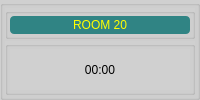
    <widget class="QGroupBox" name="groupBox_40">
     <property name="styleSheet">
      <string notr="true">background-color: rgb(208, 208, 208);</string>
     </property>
     <property name="title">
      <string/>
     </property>
     <layout class="QVBoxLayout" name="verticalLayout_35">
      <property name="spacing">
       <number>2</number>
      </property>
      <property name="margin">
       <number>2</number>
      </property>
      <item>
       <widget class="QGroupBox" name="groupBox_41">
        <property name="sizePolicy">
         <sizepolicy hsizetype="Preferred" vsizetype="Preferred">
          <horstretch>0</horstretch>
          <verstretch>1</verstretch>
         </sizepolicy>
        </property>
        <property name="title">
         <string/>
        </property>
        <layout class="QVBoxLayout" name="verticalLayout_92">
         <property name="spacing">
          <number>2</number>
         </property>
         <property name="margin">
          <number>2</number>
         </property>
         <item>
          <widget class="QLabel" name="label_21">
           <property name="styleSheet">
            <string notr="true">background-color: rgb(48, 132, 132);
color: rgb(255, 255, 0);
border-radius: 4px;
font: 12pt &quot;Alef&quot;;</string>
           </property>
           <property name="text">
            <string>ROOM 20</string>
           </property>
           <property name="alignment">
            <set>Qt::AlignCenter</set>
           </property>
          </widget>
         </item>
        </layout>
       </widget>
      </item>
      <item>
       <widget class="QGroupBox" name="box20">
        <property name="sizePolicy">
         <sizepolicy hsizetype="Preferred" vsizetype="Preferred">
          <horstretch>0</horstretch>
          <verstretch>3</verstretch>
         </sizepolicy>
        </property>
        <property name="font">
         <font>
          <pointsize>15</pointsize>
         </font>
        </property>
        <property name="title">
         <string/>
        </property>
        <property name="alignment">
         <set>Qt::AlignCenter</set>
        </property>
        <layout class="QVBoxLayout" name="verticalLayout_40">
         <property name="spacing">
          <number>2</number>
         </property>
         <property name="margin">
          <number>2</number>
         </property>
         <item>
          <widget class="QLabel" name="label20">
           <property name="sizePolicy">
            <sizepolicy hsizetype="Preferred" vsizetype="Preferred">
             <horstretch>0</horstretch>
             <verstretch>4</verstretch>
            </sizepolicy>
           </property>
           <property name="styleSheet">
            <string notr="true">font: 26pt &quot;MS Shell Dlg 2&quot;;</string>
           </property>
           <property name="text">
            <string>00:00</string>
           </property>
           <property name="alignment">
            <set>Qt::AlignCenter</set>
           </property>
          </widget>
         </item>
        </layout>
       </widget>
      </item>
     </layout>
    </widget>
